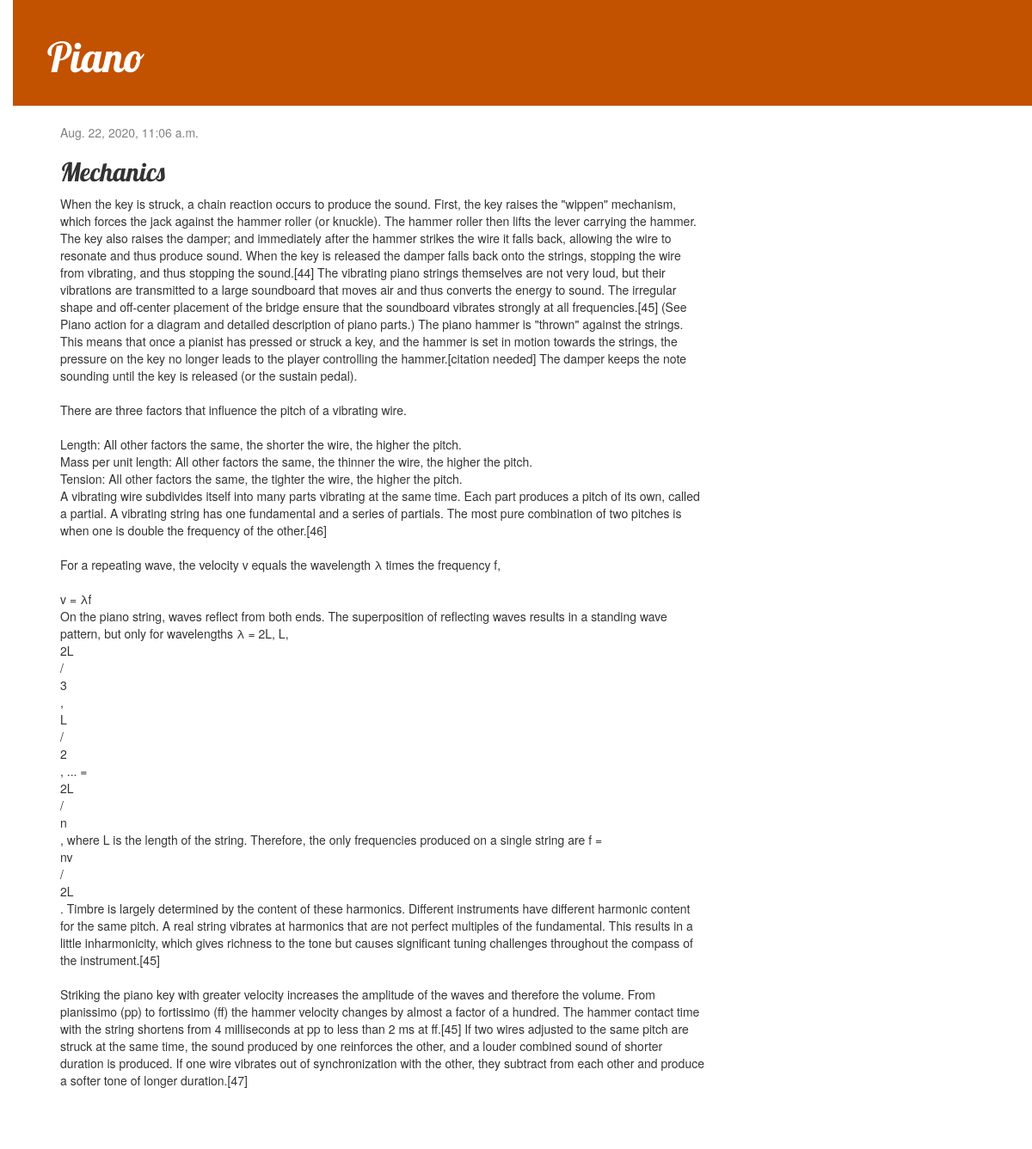
Page /post/6/ on the committed database.
### blog/models.py (models this page shows, shortened)
class Post(models.Model):
    author = models.ForeignKey(settings.AUTH_USER_MODEL, on_delete=models.CASCADE)
    title = models.CharField(max_length=200)
    text = models.TextField()
    created_date = models.DateTimeField(default=timezone.now)
    published_date = models.DateTimeField(blank=True, null=True)

### blog/views.py (the view)
# urls.py: path('post/<int:pk>/', views.post_detail, name='post_detail'),
def post_detail(request, pk):
    post = Post.objects.get(pk=pk)
    return render(request, 'blog/post_detail.html', {'post': post})

### blog/templates/blog/post_detail.html (shortened to what this page needs)
{% extends 'blog/base.html' %}
{% block content %}
    <div class="post">
        {% if post.published_date %}
            <div class="date">
                {{ post.published_date }}
            </div>
        {% endif %}
        <h2>{{ post.title }}</h2>
        <p>{{ post.text|linebreaksbr }}</p>
    </div>
{% endblock %}

### blog/static/css/blog.css (style rules this page uses)
body { padding-left: 15px; }
h1, h2, h3, h4 { font-family: 'Lobster', cursive; }
.date { color: #828282; }
.post { margin-bottom: 70px; }

### rows in the picture
Post: published_date "Aug. 22, 2020, 11:06 a.m.", title "Mechanics", text "When the key is struck, a chain reaction occurs to produce the sound. First, the key raises the \"wippen\" mechanism, which forces the jack against the hammer roller (or knuckle). The hammer roller then lifts the lever carrying the hammer. The key also raises the damper; and immediately after the hammer strikes the wire it falls back, allowing the wire to resonate and thus produce sound. When the key is released the damper falls back onto the strings, stopping the wire from vibrating, and thus stopping the sound.[44] The vibrating piano strings themselves are not very loud, but their vibrations are transmitted to a large soundboard that moves air and thus converts the energy to sound. The…"
